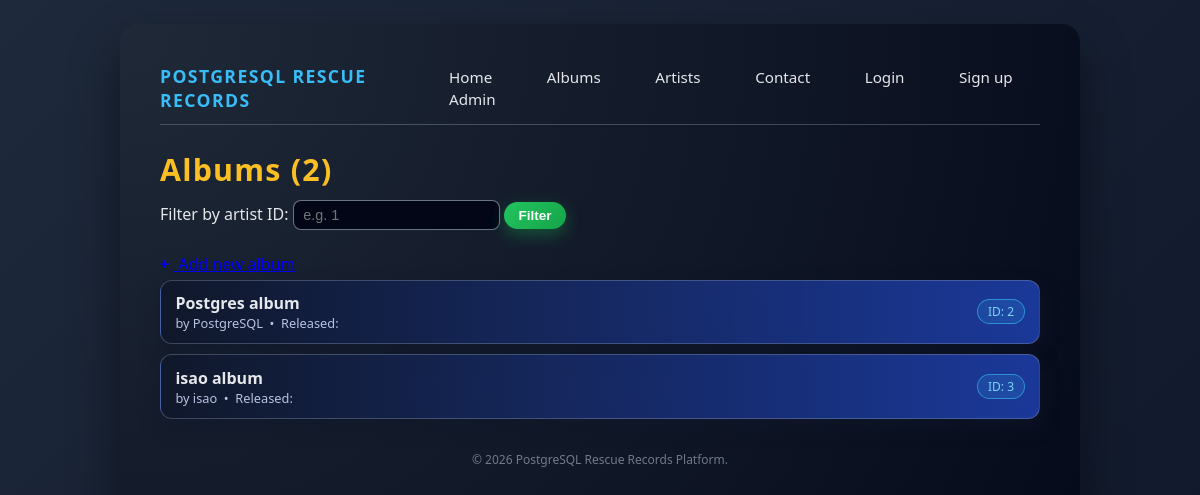
The page / on the database its author committed.
### music_library/models.py (models this page shows, shortened)
class Album(models.Model):
    artist = models.ForeignKey(Artist, on_delete=models.CASCADE, related_name='Albums')
    title = models.CharField(max_length=100)
    release_Year = models.PositiveIntegerField(blank=True, null=True)
    is_Concept_Album = models.BooleanField(default=False)

class Artist(models.Model):
    name = models.CharField(max_length=100)
    country = models.CharField(max_length=100, blank=True)
    genre = models.ManyToManyField(Genre, related_name='Artists')

### music_library/views.py (the view)
# urls.py: path('', ml_views.AlbumListView.as_view(), name='album_list'),
class AlbumListView(ListView):
    model = Album
    template_name = "music_library/album_list.html"
    context_object_name = "albums"
    ordering = ['title']
    def get_context_data(self, **kwargs):
        context = super().get_context_data(**kwargs)
        context['total'] = context['albums'].count()
        return context
    def get_queryset(self):
        qs = super().get_queryset().select_related('artist')
        artist_id = self.request.GET.get("artist_id")
        if artist_id:
            qs = qs.filter(artist_id=artist_id)
        return qs

### music_library/templates/music_library/album_list.html (shortened to what this page needs)
{% extends "core/base.html" %}
{% block content %}
    <h1>Albums ({{ albums|length }})</h1>
    <div class="filter-bar">
        <form method="get">
            <label for="artist_id">Filter by artist ID:</label>
            <input
                type="number"
                name="artist_id"
                id="artist_id"
                value="{{ request.GET.artist_id }}"
                placeholder="e.g. 1"
            >
            <button type="submit">Filter</button>
        </form>
    </div>
    <a href="{% url 'album_create' %}" class="action-link">
    </a>
    {% if albums %}
        <ul class="album-list">
            {% for album in albums %}
                <li>
                    <div class="album-main">
                        <div class="album-title">
                            <a href="{% url 'album_detail' album.pk %}">
                                {{ album.title }}
                            </a>
                        </div>
                        <div class="album-meta">
                            by {{ album.artist.name }}
                            &nbsp;•&nbsp;
                            Released: {{ album.release_year }}
                        </div>
                    </div>
                    <span class="badge">
                        ID: {{ album.pk }}
                    </span>
               </li>
            {% endfor %}
        </ul>
    {% else %}
         <p>No albums yet.</p>
{% endif %}
{% endblock %}

### core/static/css/main.css (style rules this page uses)
body { font-family: Arial, sans-serif; margin: 0; padding: 0 1.5rem 2rem; }
h1 { margin-top: 1rem; }
* { margin: 0; padding: 0; box-sizing: border-box; }
html, body { height: 100%; }
body { font-family: system-ui, -apple-system, BlinkMacSystemFont, "Segoe UI", Roboto, sans-serif; background: linear-gradient(135deg, #1e293b, #0f172a); color: #e5e7eb; display: flex; justify-content: center; }
h1 { margin-top: 0.5rem; margin-bottom: 0.5rem; font-size: 1.9rem; color: #fbbf24; letter-spacing: 0.04em; }
.filter-bar { display: flex; align-items: center; gap: 0.5rem; margin: 0.6rem 0 1.4rem; flex-wrap: wrap; }
input[type="text"], input[type="number"], input[type="search"] { padding: 0.4rem 0.6rem; border-radius: 8px; border: 1px solid rgba(148, 163, 184, 0.7); background-color: #020617; color: #e5e7eb; font-size: 0.9rem; outline: none; transition: border-color 0.15s, box-shadow 0.15s; }
button, input[type="submit"] { border: none; border-radius: 999px; padding: 0.4rem 0.9rem; font-size: 0.85rem; font-weight: 600; cursor: pointer; background: linear-gradient(135deg, #22c55e, #16a34a); color: #f9fafb; box-shadow: 0 6px 16px rgba(22, 163, 74, 0.4); transition: transform 0.08s, box-shadow 0.08s, filter 0.08s; }
a.action-link::before { content: "+"; display: inline-block; margin-right: 0.3rem; font-weight: 700; }
.album-list { list-style: none; margin-top: 0.3rem; }
.album-list li { background: linear-gradient(90deg, rgba(15, 23, 42, 0.9), rgba(30, 64, 175, 0.85)); border-radius: 12px; padding: 0.7rem 0.9rem; margin-bottom: 0.65rem; border: 1px solid rgba(148, 163, 184, 0.35); box-shadow: 0 8px 18px rgba(15, 23, 42, 0.6); display: flex; justify-content: space-between; align-items: center; }
.album-main { display: flex; flex-direction: column }
.album-title { font-weight: 600; color: #e5e7eb; }
.album-title a { color: inherit; text-decoration: none; }
.album-meta { font-size: 0.8rem; color: #cbd5f5; opacity: 0.9; }
.badge { padding: 0.2rem 0.6rem; border-radius: 999px; font-size: 0.75rem; background: rgba(56, 189, 248, 0.15); color: #7dd3fc; border: 1px solid rgba(56, 189, 248, 0.6); }

### rows shown on the page
Album: title "Postgres album", artist.name "PostgreSQL", pk "2"
Album: title "isao album", artist.name "isao", pk "3"

### other values the page prints
{{ albums|length }} "2"
